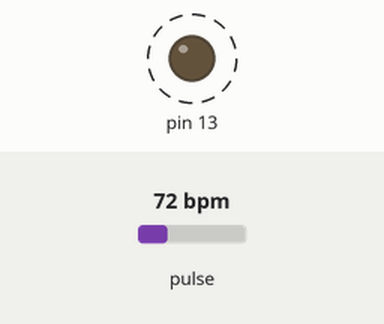
Bench run of a sketch on a simulated Arduino Uno, built with avr-gcc and run on an emulated ATmega328P. Shown: output pins drawn as LEDs (lit = HIGH). Dashed ring = blinking. The test bench sets the inputs (shaded band); at power-on: pulse 72 bpm. What the sketch prints to the serial monitor is not drawn.

Above: at 1.2 s.
1.3 s: pulse set to 42 bpm
At 3.4 s:
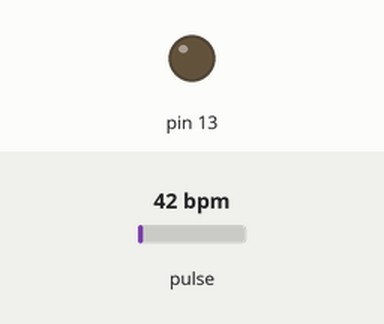
3.7 s: pulse set to 100 bpm
At 4.42 s:
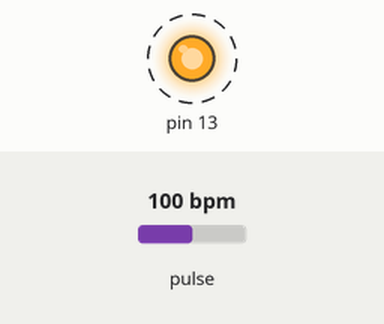
Timing chart, 0 to 12.7 s (numbered marks = the images above; inputs shaded):
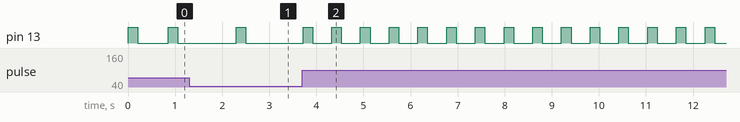

The sketch:

nhip_tim.ino
```cpp
#define USE_ARDUINO_INTERRUPTS true
#include <PulseSensorPlayground.h>


//// Variables
const int PluseWire = 5; // PulseSensor PURPLE WIRE connected to ANALOG PIN 0
const int LED13 = 13; // The on-board Arduino LED, close to PIN 13.
int Threshold = 550; // Determine which Signal to "count as a beat" and which to ignore.
// Use the "Gettting Started Project" to fine-tune Threshold Value beyond default setting.
// Otherwise leave the default "550" value.

PulseSensorPlayground pulseSensor; // Creates an instance of the PulseSensorPlayground object called "pulseSensor"
void setup() {
//pinMode(PluseWire,INPUT);
Serial.begin(9600); // For Serial Monitor


// Configure the PulseSensor object, by assigning our variables to it.
pulseSensor.analogInput(PluseWire);
pulseSensor.blinkOnPulse(LED13); //auto-magically blink Arduino's LED with heartbeat.
pulseSensor.setThreshold(Threshold);

// Double-check the "pulseSensor" object was created and "began" seeing a signal.
if (pulseSensor.begin()) {
Serial.println("We created a pulseSensor Object !"); //This prints one time at Arduino power-up, or on Arduino reset.

Serial.print(" Heart Rate Monitor");

}
}

void loop() {

int myBPM = pulseSensor.getBeatsPerMinute(); // Calls function on our pulseSensor object that returns BPM as an "int".
// "myBPM" hold this BPM value now.
int bien_do =pulseSensor.getPulseAmplitude();
int sig = pulseSensor.getLatestSample();
if (pulseSensor.sawStartOfBeat()) { // Constantly test to see if "a beat happened".
Serial.println("♥ A HeartBeat Happened ! "); // If test is "true", print a message "a heartbeat happened".
Serial.print("BPM: "); // Print phrase "BPM: "
Serial.println(myBPM); // Print the value inside of myBPM.
Serial.print("amp: "); // Print phrase "BPM: "
Serial.print(bien_do);
Serial.print("signal: "); // Print phrase "BPM: "
Serial.print(sig);
}

delay(20); // considered best practice in a simple sketch.
}
```

Measured:
- after the input at 3.7 s, pin 13: alternates HIGH for 0.20 s and LOW for 0.41 s, starting after 0.63 s
